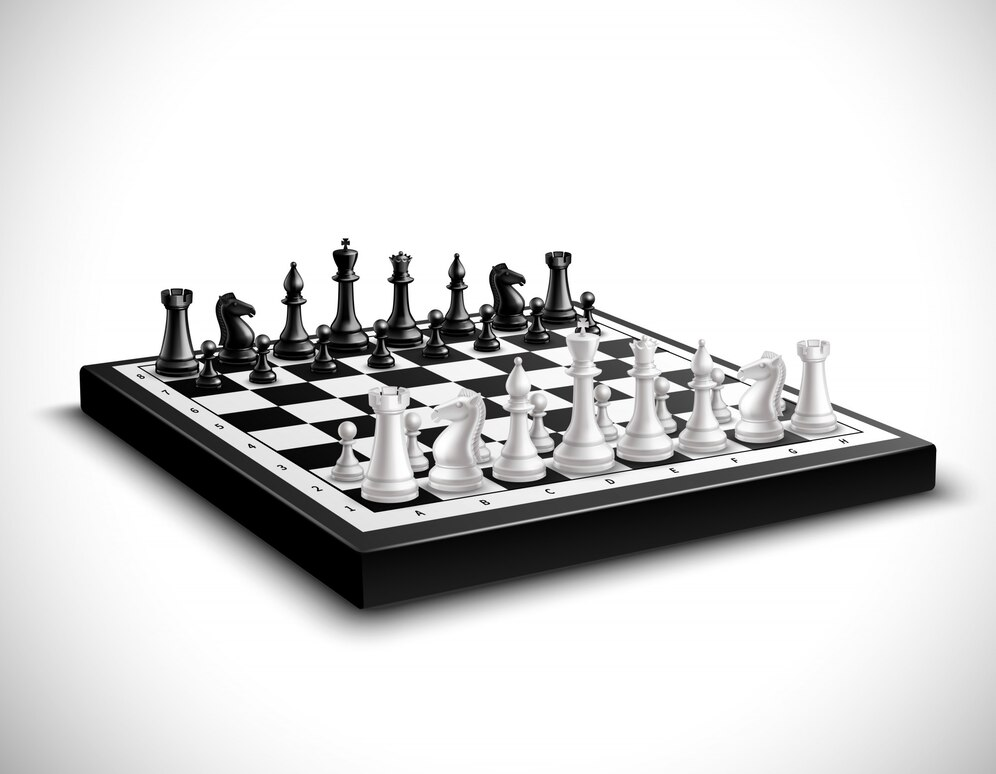
#> input picture Parte1/imagens/chessboard.jpg, 996 x 774 px, found by its file name
$ python main.py
#> lines starting #> are read from the running program, lines starting #| are printed output that depends on the picture

import cv2
import os
import numpy as np
import random


def main():

    filename = '/home/mike/sharedVBWindows/MicroCredencialVisãoArtificial/MVA_24-25/Parte1/imagens/chessboard.jpg'

    if not os.path.isfile(filename):
        print('filename ' + filename + ' does not exist')

    # Load the image
    image = cv2.imread(filename,  cv2.IMREAD_GRAYSCALE)
#> image: shape (774, 996); min 0, max 255, mean 213.1
    cv2.imshow('Original image', image)

    h = image.shape[0]
#> h = 774
    w = image.shape[1]
#> w = 996

    # TODO Percorra todos os pixeis da imagem imagens/chessboard.jpg e, para cada um,
    # a) altere o seu valor para metade
    # b) com uma probabilidade de 50%.

    for row in range(0, h):  # percorre todas as linhas
        for col in range(0, w):  # percorre todas as colunas
            value = random.random()

            if row > h/2:
                if value > 0.9:
                    image[row, col] = image[row, col] / 2
            else:
                if value > 0.1:
                    image[row, col] = image[row, col] / 2
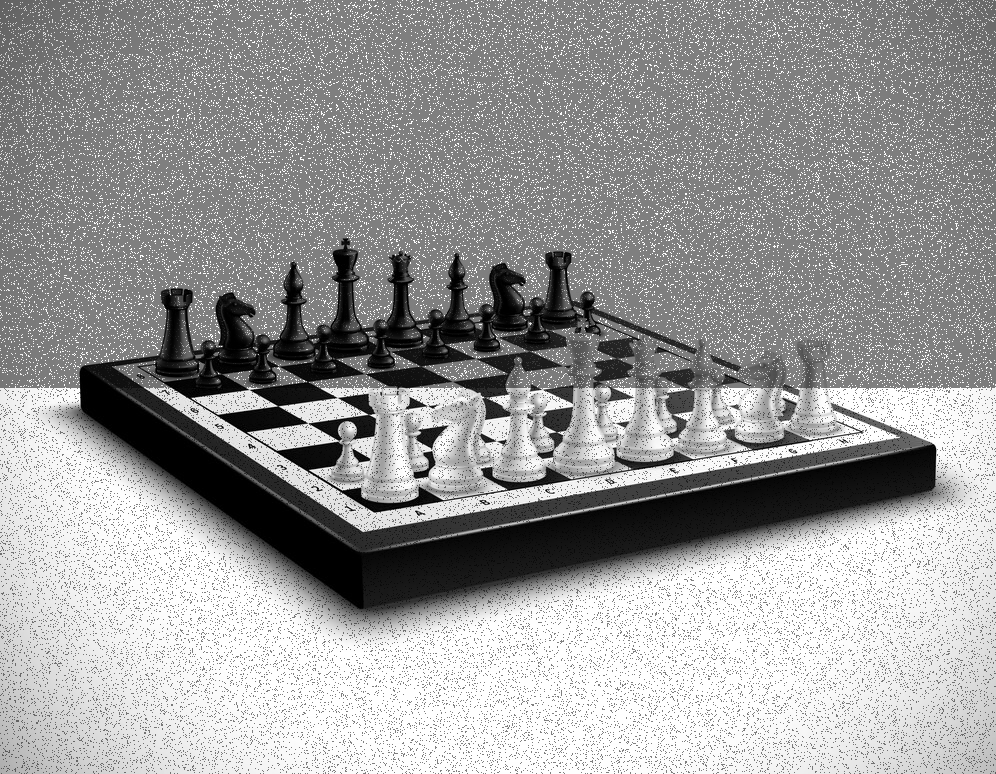
#> image: shape (774, 996); min 0, max 255, mean 155.8

            # Display the image

    cv2.imshow('Image', image)

    # Wait for the user to press a key
    cv2.waitKey(0)

    # Close all windows
    cv2.destroyAllWindows()


if __name__ == "__main__":
    main()
